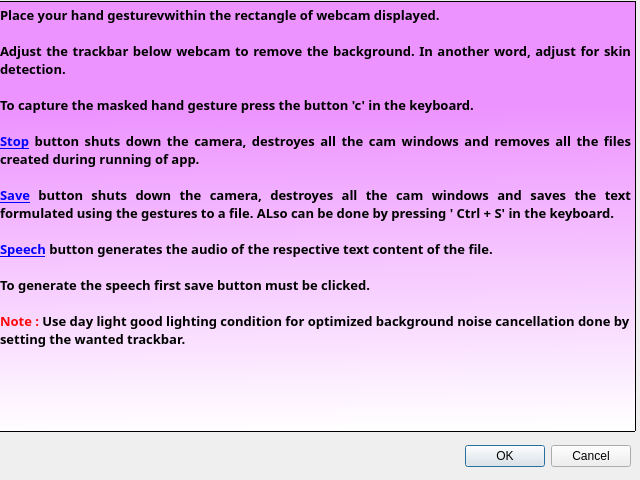
<?xml version="1.0" encoding="UTF-8"?>
<ui version="4.0">
 <class>Dialog</class>
 <widget class="QDialog" name="Dialog">
  <property name="geometry">
   <rect>
    <x>0</x>
    <y>0</y>
    <width>640</width>
    <height>480</height>
   </rect>
  </property>
  <property name="windowTitle">
   <string>Dialog</string>
  </property>
  <widget class="QDialogButtonBox" name="buttonBox">
   <property name="geometry">
    <rect>
     <x>10</x>
     <y>440</y>
     <width>621</width>
     <height>32</height>
    </rect>
   </property>
   <property name="orientation">
    <enum>Qt::Horizontal</enum>
   </property>
   <property name="standardButtons">
    <set>QDialogButtonBox::Cancel|QDialogButtonBox::Ok</set>
   </property>
  </widget>
  <widget class="QTextBrowser" name="textBrowser">
   <property name="geometry">
    <rect>
     <x>-5</x>
     <y>1</y>
     <width>641</width>
     <height>431</height>
    </rect>
   </property>
   <property name="font">
    <font>
     <family>Segoe Print</family>
     <pointsize>10</pointsize>
    </font>
   </property>
   <property name="styleSheet">
    <string notr="true">background-color: qlineargradient(spread:pad, x1:0.494227, y1:0.25, x2:0.506, y2:1, stop:0 rgba(237, 147, 255, 255), stop:1 rgba(255, 255, 255, 255));</string>
   </property>
   <property name="html">
    <string>&lt;!DOCTYPE HTML PUBLIC &quot;-//W3C//DTD HTML 4.0//EN&quot; &quot;http://www.w3.org/TR/REC-html40/strict.dtd&quot;&gt;
&lt;html&gt;&lt;head&gt;&lt;meta name=&quot;qrichtext&quot; content=&quot;1&quot; /&gt;&lt;style type=&quot;text/css&quot;&gt;
p, li { white-space: pre-wrap; }
&lt;/style&gt;&lt;/head&gt;&lt;body style=&quot; font-family:'Segoe Print'; font-size:10pt; font-weight:400; font-style:normal;&quot;&gt;
&lt;p align=&quot;justify&quot; style=&quot; margin-top:0px; margin-bottom:0px; margin-left:0px; margin-right:0px; -qt-block-indent:0; text-indent:0px;&quot;&gt;&lt;span style=&quot; font-family:'MS Shell Dlg 2'; font-weight:600;&quot;&gt;Place your hand gesturevwithin the rectangle of webcam displayed.&lt;/span&gt;&lt;/p&gt;
&lt;p align=&quot;justify&quot; style=&quot;-qt-paragraph-type:empty; margin-top:0px; margin-bottom:0px; margin-left:0px; margin-right:0px; -qt-block-indent:0; text-indent:0px; font-family:'MS Shell Dlg 2'; font-weight:600;&quot;&gt;&lt;br /&gt;&lt;/p&gt;
&lt;p align=&quot;justify&quot; style=&quot; margin-top:0px; margin-bottom:0px; margin-left:0px; margin-right:0px; -qt-block-indent:0; text-indent:0px;&quot;&gt;&lt;span style=&quot; font-family:'MS Shell Dlg 2'; font-weight:600;&quot;&gt;Adjust the trackbar below webcam to remove the background. In another word, adjust for skin detection. &lt;/span&gt;&lt;/p&gt;
&lt;p align=&quot;justify&quot; style=&quot;-qt-paragraph-type:empty; margin-top:0px; margin-bottom:0px; margin-left:0px; margin-right:0px; -qt-block-indent:0; text-indent:0px; font-family:'MS Shell Dlg 2'; font-weight:600;&quot;&gt;&lt;br /&gt;&lt;/p&gt;
&lt;p align=&quot;justify&quot; style=&quot; margin-top:0px; margin-bottom:0px; margin-left:0px; margin-right:0px; -qt-block-indent:0; text-indent:0px;&quot;&gt;&lt;span style=&quot; font-family:'MS Shell Dlg 2'; font-weight:600;&quot;&gt;To capture the masked hand gesture press the button 'c' in the keyboard.&lt;/span&gt;&lt;/p&gt;
&lt;p align=&quot;justify&quot; style=&quot;-qt-paragraph-type:empty; margin-top:0px; margin-bottom:0px; margin-left:0px; margin-right:0px; -qt-block-indent:0; text-indent:0px; font-family:'MS Shell Dlg 2'; font-weight:600;&quot;&gt;&lt;br /&gt;&lt;/p&gt;
&lt;p align=&quot;justify&quot; style=&quot; margin-top:0px; margin-bottom:0px; margin-left:0px; margin-right:0px; -qt-block-indent:0; text-indent:0px;&quot;&gt;&lt;span style=&quot; font-family:'MS Shell Dlg 2'; font-weight:600; text-decoration: underline; color:#0000ff;&quot;&gt;Stop&lt;/span&gt;&lt;span style=&quot; font-family:'MS Shell Dlg 2'; font-weight:600;&quot;&gt; button shuts down the camera, destroyes all the cam windows and removes all the files created during running of app.&lt;/span&gt;&lt;/p&gt;
&lt;p align=&quot;justify&quot; style=&quot;-qt-paragraph-type:empty; margin-top:0px; margin-bottom:0px; margin-left:0px; margin-right:0px; -qt-block-indent:0; text-indent:0px; font-family:'MS Shell Dlg 2'; font-weight:600;&quot;&gt;&lt;br /&gt;&lt;/p&gt;
&lt;p align=&quot;justify&quot; style=&quot; margin-top:0px; margin-bottom:0px; margin-left:0px; margin-right:0px; -qt-block-indent:0; text-indent:0px;&quot;&gt;&lt;span style=&quot; font-family:'MS Shell Dlg 2'; font-weight:600; text-decoration: underline; color:#0000ff;&quot;&gt;Save&lt;/span&gt;&lt;span style=&quot; font-family:'MS Shell Dlg 2'; font-weight:600;&quot;&gt; button shuts down the camera, destroyes all the cam windows and saves the text formulated using the gestures to a file. ALso can be done by pressing ' Ctrl + S' in the keyboard.&lt;/span&gt;&lt;/p&gt;
&lt;p align=&quot;justify&quot; style=&quot;-qt-paragraph-type:empty; margin-top:0px; margin-bottom:0px; margin-left:0px; margin-right:0px; -qt-block-indent:0; text-indent:0px; font-family:'MS Shell Dlg 2'; font-weight:600;&quot;&gt;&lt;br /&gt;&lt;/p&gt;
&lt;p align=&quot;justify&quot; style=&quot; margin-top:0px; margin-bottom:0px; margin-left:0px; margin-right:0px; -qt-block-indent:0; text-indent:0px;&quot;&gt;&lt;span style=&quot; font-family:'MS Shell Dlg 2'; font-weight:600; text-decoration: underline; color:#0000ff;&quot;&gt;Speech&lt;/span&gt;&lt;span style=&quot; font-family:'MS Shell Dlg 2'; font-weight:600;&quot;&gt; button generates the audio of the respective text content of the file.&lt;/span&gt;&lt;/p&gt;
&lt;p align=&quot;justify&quot; style=&quot;-qt-paragraph-type:empty; margin-top:0px; margin-bottom:0px; margin-left:0px; margin-right:0px; -qt-block-indent:0; text-indent:0px; font-family:'MS Shell Dlg 2'; font-weight:600;&quot;&gt;&lt;br /&gt;&lt;/p&gt;
&lt;p align=&quot;justify&quot; style=&quot; margin-top:0px; margin-bottom:0px; margin-left:0px; margin-right:0px; -qt-block-indent:0; text-indent:0px;&quot;&gt;&lt;span style=&quot; font-family:'MS Shell Dlg 2'; font-weight:600;&quot;&gt;To generate the speech first save button must be clicked.&lt;/span&gt;&lt;/p&gt;
&lt;p align=&quot;justify&quot; style=&quot;-qt-paragraph-type:empty; margin-top:0px; margin-bottom:0px; margin-left:0px; margin-right:0px; -qt-block-indent:0; text-indent:0px; font-family:'MS Shell Dlg 2'; font-weight:600;&quot;&gt;&lt;br /&gt;&lt;/p&gt;
&lt;p style=&quot; margin-top:0px; margin-bottom:0px; margin-left:0px; margin-right:0px; -qt-block-indent:0; text-indent:0px;&quot;&gt;&lt;span style=&quot; font-family:'MS Shell Dlg 2'; font-weight:600; color:#ff0707;&quot;&gt;Note :&lt;/span&gt;&lt;span style=&quot; font-family:'MS Shell Dlg 2'; font-weight:600;&quot;&gt; Use day light good lighting condition for optimized background noise cancellation done by setting the wanted trackbar. &lt;/span&gt;&lt;/p&gt;&lt;/body&gt;&lt;/html&gt;</string>
   </property>
  </widget>
 </widget>
 <resources/>
 <connections>
  <connection>
   <sender>buttonBox</sender>
   <signal>accepted()</signal>
   <receiver>Dialog</receiver>
   <slot>accept()</slot>
   <hints>
    <hint type="sourcelabel">
     <x>248</x>
     <y>254</y>
    </hint>
    <hint type="destinationlabel">
     <x>157</x>
     <y>274</y>
    </hint>
   </hints>
  </connection>
  <connection>
   <sender>buttonBox</sender>
   <signal>rejected()</signal>
   <receiver>Dialog</receiver>
   <slot>reject()</slot>
   <hints>
    <hint type="sourcelabel">
     <x>316</x>
     <y>260</y>
    </hint>
    <hint type="destinationlabel">
     <x>286</x>
     <y>274</y>
    </hint>
   </hints>
  </connection>
 </connections>
</ui>
